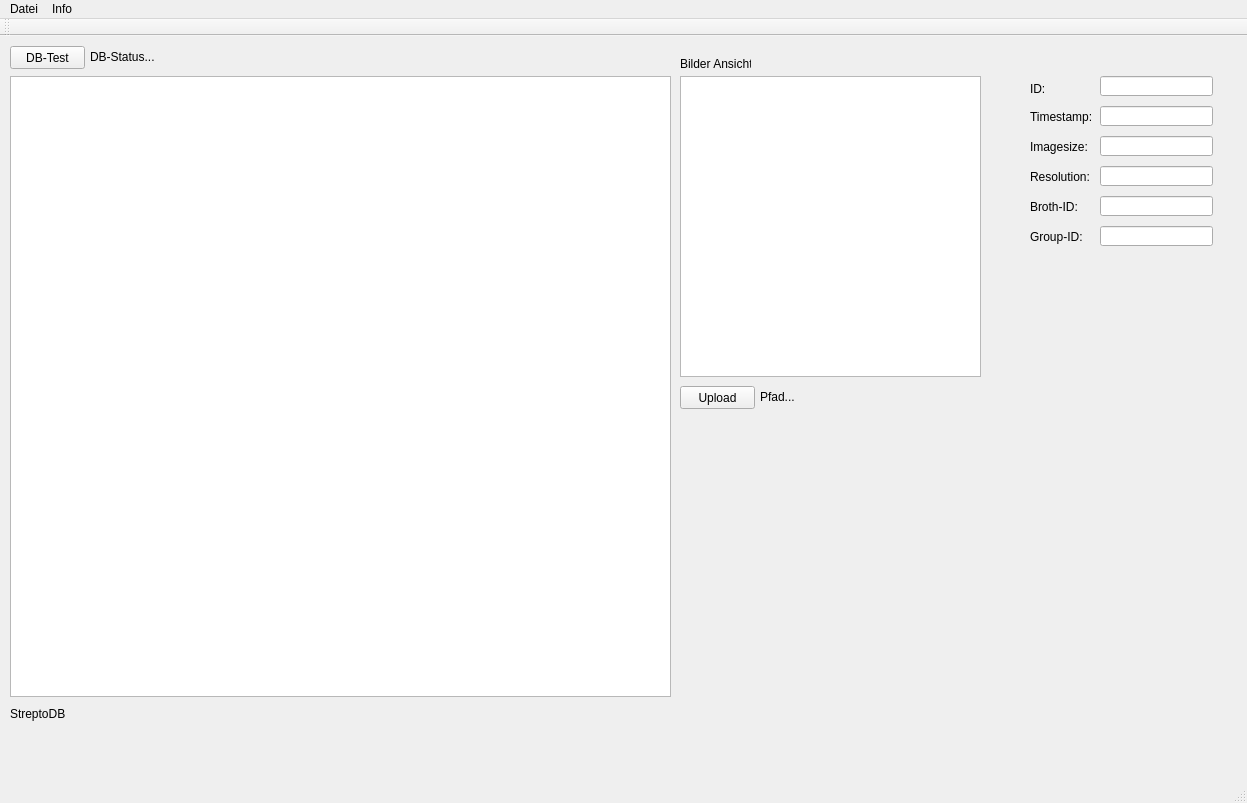
<?xml version="1.0" encoding="UTF-8"?>
<ui version="4.0">
 <class>StreptoGUIClass</class>
 <widget class="QMainWindow" name="StreptoGUIClass">
  <property name="geometry">
   <rect>
    <x>0</x>
    <y>0</y>
    <width>1247</width>
    <height>803</height>
   </rect>
  </property>
  <property name="windowTitle">
   <string>StreptoGUI</string>
  </property>
  <widget class="QWidget" name="centralWidget">
   <widget class="QPushButton" name="bttn_uploadPic">
    <property name="geometry">
     <rect>
      <x>680</x>
      <y>350</y>
      <width>75</width>
      <height>23</height>
     </rect>
    </property>
    <property name="text">
     <string>Upload</string>
    </property>
   </widget>
   <widget class="QLineEdit" name="line_ID">
    <property name="geometry">
     <rect>
      <x>1100</x>
      <y>40</y>
      <width>113</width>
      <height>20</height>
     </rect>
    </property>
   </widget>
   <widget class="QLabel" name="label">
    <property name="geometry">
     <rect>
      <x>10</x>
      <y>670</y>
      <width>251</width>
      <height>16</height>
     </rect>
    </property>
    <property name="text">
     <string>StreptoDB</string>
    </property>
   </widget>
   <widget class="QTableWidget" name="tableWidget">
    <property name="geometry">
     <rect>
      <x>10</x>
      <y>40</y>
      <width>661</width>
      <height>621</height>
     </rect>
    </property>
   </widget>
   <widget class="QGraphicsView" name="graphicsView">
    <property name="geometry">
     <rect>
      <x>680</x>
      <y>40</y>
      <width>301</width>
      <height>301</height>
     </rect>
    </property>
   </widget>
   <widget class="QLabel" name="label_2">
    <property name="geometry">
     <rect>
      <x>680</x>
      <y>20</y>
      <width>71</width>
      <height>16</height>
     </rect>
    </property>
    <property name="text">
     <string>Bilder Ansicht:</string>
    </property>
   </widget>
   <widget class="QLabel" name="label_3">
    <property name="geometry">
     <rect>
      <x>760</x>
      <y>350</y>
      <width>341</width>
      <height>21</height>
     </rect>
    </property>
    <property name="text">
     <string>Pfad...</string>
    </property>
   </widget>
   <widget class="QPushButton" name="bttn_loadDB">
    <property name="geometry">
     <rect>
      <x>10</x>
      <y>10</y>
      <width>75</width>
      <height>23</height>
     </rect>
    </property>
    <property name="text">
     <string>DB-Test</string>
    </property>
   </widget>
   <widget class="QLabel" name="label_4">
    <property name="geometry">
     <rect>
      <x>90</x>
      <y>5</y>
      <width>441</width>
      <height>31</height>
     </rect>
    </property>
    <property name="text">
     <string>DB-Status...</string>
    </property>
   </widget>
   <widget class="QLabel" name="label_5">
    <property name="geometry">
     <rect>
      <x>1030</x>
      <y>43</y>
      <width>71</width>
      <height>20</height>
     </rect>
    </property>
    <property name="text">
     <string>ID:</string>
    </property>
   </widget>
   <widget class="QLabel" name="label_6">
    <property name="geometry">
     <rect>
      <x>1030</x>
      <y>70</y>
      <width>71</width>
      <height>21</height>
     </rect>
    </property>
    <property name="text">
     <string>Timestamp:</string>
    </property>
   </widget>
   <widget class="QLineEdit" name="line_timestamp">
    <property name="geometry">
     <rect>
      <x>1100</x>
      <y>70</y>
      <width>113</width>
      <height>20</height>
     </rect>
    </property>
   </widget>
   <widget class="QLabel" name="label_7">
    <property name="geometry">
     <rect>
      <x>1030</x>
      <y>100</y>
      <width>71</width>
      <height>21</height>
     </rect>
    </property>
    <property name="text">
     <string>Imagesize:</string>
    </property>
   </widget>
   <widget class="QLineEdit" name="line_imgSize">
    <property name="geometry">
     <rect>
      <x>1100</x>
      <y>100</y>
      <width>113</width>
      <height>20</height>
     </rect>
    </property>
   </widget>
   <widget class="QLabel" name="label_8">
    <property name="geometry">
     <rect>
      <x>1030</x>
      <y>130</y>
      <width>71</width>
      <height>21</height>
     </rect>
    </property>
    <property name="text">
     <string>Resolution:</string>
    </property>
   </widget>
   <widget class="QLineEdit" name="line_resolution">
    <property name="geometry">
     <rect>
      <x>1100</x>
      <y>130</y>
      <width>113</width>
      <height>20</height>
     </rect>
    </property>
   </widget>
   <widget class="QLabel" name="label_9">
    <property name="geometry">
     <rect>
      <x>1030</x>
      <y>160</y>
      <width>71</width>
      <height>21</height>
     </rect>
    </property>
    <property name="text">
     <string>Broth-ID:</string>
    </property>
   </widget>
   <widget class="QLineEdit" name="line_brothID">
    <property name="geometry">
     <rect>
      <x>1100</x>
      <y>160</y>
      <width>113</width>
      <height>20</height>
     </rect>
    </property>
   </widget>
   <widget class="QLabel" name="label_10">
    <property name="geometry">
     <rect>
      <x>1030</x>
      <y>190</y>
      <width>71</width>
      <height>21</height>
     </rect>
    </property>
    <property name="text">
     <string>Group-ID:</string>
    </property>
   </widget>
   <widget class="QLineEdit" name="line_groupID">
    <property name="geometry">
     <rect>
      <x>1100</x>
      <y>190</y>
      <width>113</width>
      <height>20</height>
     </rect>
    </property>
   </widget>
  </widget>
  <widget class="QMenuBar" name="menuBar">
   <property name="geometry">
    <rect>
     <x>0</x>
     <y>0</y>
     <width>1247</width>
     <height>21</height>
    </rect>
   </property>
   <property name="defaultUp">
    <bool>true</bool>
   </property>
   <property name="nativeMenuBar">
    <bool>true</bool>
   </property>
   <widget class="QMenu" name="menuDatei">
    <property name="title">
     <string>Datei</string>
    </property>
    <addaction name="actionNeu"/>
    <addaction name="action_ffnen"/>
    <addaction name="actionSpeichern"/>
    <addaction name="action_Beenden"/>
   </widget>
   <widget class="QMenu" name="menuInfo">
    <property name="title">
     <string>Info</string>
    </property>
    <addaction name="action_ber_StreptoDB"/>
   </widget>
   <addaction name="menuDatei"/>
   <addaction name="menuInfo"/>
  </widget>
  <widget class="QToolBar" name="mainToolBar">
   <property name="sizePolicy">
    <sizepolicy hsizetype="Fixed" vsizetype="Fixed">
     <horstretch>1</horstretch>
     <verstretch>1</verstretch>
    </sizepolicy>
   </property>
   <property name="baseSize">
    <size>
     <width>1</width>
     <height>1</height>
    </size>
   </property>
   <property name="iconSize">
    <size>
     <width>48</width>
     <height>48</height>
    </size>
   </property>
   <attribute name="toolBarArea">
    <enum>TopToolBarArea</enum>
   </attribute>
   <attribute name="toolBarBreak">
    <bool>false</bool>
   </attribute>
  </widget>
  <widget class="QStatusBar" name="statusBar"/>
  <action name="actionNeu">
   <property name="text">
    <string>Neu...</string>
   </property>
  </action>
  <action name="action_ffnen">
   <property name="text">
    <string>Öffnen...</string>
   </property>
  </action>
  <action name="actionSpeichern">
   <property name="text">
    <string>Speichern</string>
   </property>
  </action>
  <action name="action_Beenden">
   <property name="text">
    <string> Beenden</string>
   </property>
  </action>
  <action name="action_ber_StreptoDB">
   <property name="text">
    <string>über StreptoDB...</string>
   </property>
  </action>
 </widget>
 <layoutdefault spacing="6" margin="11"/>
 <resources>
  <include location="StreptoGUI.qrc"/>
 </resources>
 <connections>
  <connection>
   <sender>bttn_uploadPic</sender>
   <signal>clicked()</signal>
   <receiver>StreptoGUIClass</receiver>
   <slot>uploadPic()</slot>
   <hints>
    <hint type="sourcelabel">
     <x>680</x>
     <y>405</y>
    </hint>
    <hint type="destinationlabel">
     <x>200</x>
     <y>173</y>
    </hint>
   </hints>
  </connection>
  <connection>
   <sender>bttn_loadDB</sender>
   <signal>clicked()</signal>
   <receiver>StreptoGUIClass</receiver>
   <slot>loadDB()</slot>
   <hints>
    <hint type="sourcelabel">
     <x>57</x>
     <y>65</y>
    </hint>
    <hint type="destinationlabel">
     <x>439</x>
     <y>293</y>
    </hint>
   </hints>
  </connection>
  <connection>
   <sender>tableWidget</sender>
   <signal>cellClicked(int,int)</signal>
   <receiver>StreptoGUIClass</receiver>
   <slot>itemSelected(int,int)</slot>
   <hints>
    <hint type="sourcelabel">
     <x>340</x>
     <y>383</y>
    </hint>
    <hint type="destinationlabel">
     <x>623</x>
     <y>401</y>
    </hint>
   </hints>
  </connection>
 </connections>
 <slots>
  <slot>loadDB()</slot>
  <slot>uploadPic()</slot>
  <slot>itemSelected(int,int)</slot>
 </slots>
</ui>
